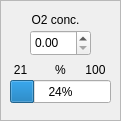
   <widget class="QFrame" name="frame_20">
    <property name="geometry">
     <rect>
      <x>360</x>
      <y>630</y>
      <width>121</width>
      <height>121</height>
     </rect>
    </property>
    <property name="frameShape">
     <enum>QFrame::StyledPanel</enum>
    </property>
    <property name="frameShadow">
     <enum>QFrame::Raised</enum>
    </property>
    <widget class="QLabel" name="label_89">
     <property name="geometry">
      <rect>
       <x>10</x>
       <y>10</y>
       <width>91</width>
       <height>20</height>
      </rect>
     </property>
     <property name="layoutDirection">
      <enum>Qt::LeftToRight</enum>
     </property>
     <property name="text">
      <string>O2 conc.</string>
     </property>
     <property name="alignment">
      <set>Qt::AlignCenter</set>
     </property>
    </widget>
    <widget class="QLabel" name="label_90">
     <property name="geometry">
      <rect>
       <x>40</x>
       <y>60</y>
       <width>41</width>
       <height>20</height>
      </rect>
     </property>
     <property name="text">
      <string>%</string>
     </property>
     <property name="alignment">
      <set>Qt::AlignCenter</set>
     </property>
    </widget>
    <widget class="QProgressBar" name="progressBar_12">
     <property name="geometry">
      <rect>
       <x>10</x>
       <y>80</y>
       <width>101</width>
       <height>23</height>
      </rect>
     </property>
     <property name="value">
      <number>24</number>
     </property>
    </widget>
    <widget class="QLabel" name="label_91">
     <property name="geometry">
      <rect>
       <x>80</x>
       <y>60</y>
       <width>31</width>
       <height>20</height>
      </rect>
     </property>
     <property name="text">
      <string>100</string>
     </property>
     <property name="alignment">
      <set>Qt::AlignCenter</set>
     </property>
    </widget>
    <widget class="QLabel" name="label_92">
     <property name="geometry">
      <rect>
       <x>10</x>
       <y>60</y>
       <width>21</width>
       <height>20</height>
      </rect>
     </property>
     <property name="text">
      <string>21</string>
     </property>
     <property name="alignment">
      <set>Qt::AlignCenter</set>
     </property>
    </widget>
    <widget class="QDoubleSpinBox" name="doubleSpinBox_4">
     <property name="geometry">
      <rect>
       <x>30</x>
       <y>30</y>
       <width>61</width>
       <height>26</height>
      </rect>
     </property>
    </widget>
   </widget>
